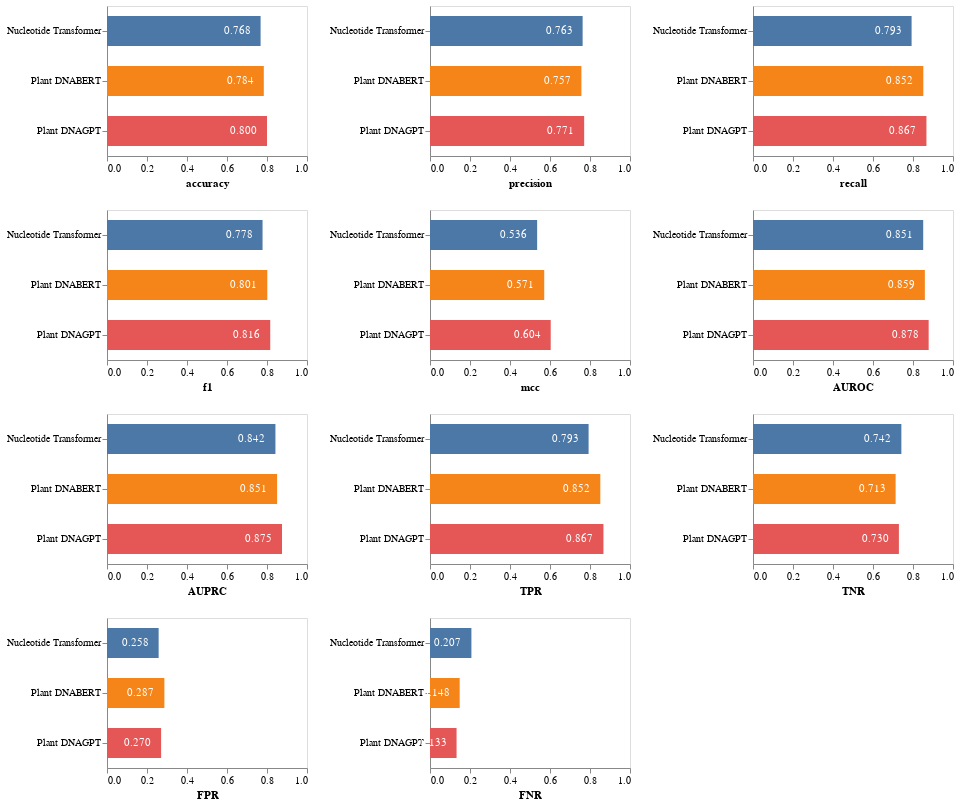

Write notebook code for a chart like this one.
### Code cell
# 在Notebook中展示图
pbar

### Figure 1 — Vega-Lite specification as saved in the notebook (floating-point values rounded to 4 significant figures)
{"config": {"view": {"continuousWidth": 300, "continuousHeight": 300}, "axis": {"grid": false}}, "vconcat": [{"hconcat": [{"layer": [{"mark": {"type": "bar", "size": 30}, "encoding": {"color": {"field": "models", "legend": null, "type": "nominal"}, "x": {"field": "accuracy", "scale": {"domain": [0.0, 1.0]}, "type": "quantitative"}, "y": {"field": "models", "title": null, "type": "nominal"}}}, {"mark": {"type": "text", "align": "right", "baseline": "middle", "color": "white", "dx": -10}, "encoding": {"text": {"field": "accuracy", "format": ".3f", "type": "quantitative"}, "x": {"field": "accuracy", "type": "quantitative"}, "y": {"field": "models", "title": null, "type": "nominal"}}}], "height": 150, "width": 200}, {"layer": [{"mark": {"type": "bar", "size": 30}, "encoding": {"color": {"field": "models", "legend": null, "type": "nominal"}, "x": {"field": "precision", "scale": {"domain": [0.0, 1.0]}, "type": "quantitative"}, "y": {"field": "models", "title": null, "type": "nominal"}}}, {"mark": {"type": "text", "align": "right", "baseline": "middle", "color": "white", "dx": -10}, "encoding": {"text": {"field": "precision", "format": ".3f", "type": "quantitative"}, "x": {"field": "precision", "type": "quantitative"}, "y": {"field": "models", "title": null, "type": "nominal"}}}], "height": 150, "width": 200}, {"layer": [{"mark": {"type": "bar", "size": 30}, "encoding": {"color": {"field": "models", "legend": null, "type": "nominal"}, "x": {"field": "recall", "scale": {"domain": [0.0, 1.0]}, "type": "quantitative"}, "y": {"field": "models", "title": null, "type": "nominal"}}}, {"mark": {"type": "text", "align": "right", "baseline": "middle", "color": "white", "dx": -10}, "encoding": {"text": {"field": "recall", "format": ".3f", "type": "quantitative"}, "x": {"field": "recall", "type": "quantitative"}, "y": {"field": "models", "title": null, "type": "nominal"}}}], "height": 150, "width": 200}]}, {"hconcat": [{"layer": [{"mark": {"type": "bar", "size": 30}, "encoding": {"color": {"field": "models", "legend": null, "type": "nominal"}, "x": {"field": "f1", "scale": {"domain": [0.0, 1.0]}, "type": "quantitative"}, "y": {"field": "models", "title": null, "type": "nominal"}}}, {"mark": {"type": "text", "align": "right", "baseline": "middle", "color": "white", "dx": -10}, "encoding": {"text": {"field": "f1", "format": ".3f", "type": "quantitative"}, "x": {"field": "f1", "type": "quantitative"}, "y": {"field": "models", "title": null, "type": "nominal"}}}], "height": 150, "width": 200}, {"layer": [{"mark": {"type": "bar", "size": 30}, "encoding": {"color": {"field": "models", "legend": null, "type": "nominal"}, "x": {"field": "mcc", "scale": {"domain": [0.0, 1.0]}, "type": "quantitative"}, "y": {"field": "models", "title": null, "type": "nominal"}}}, {"mark": {"type": "text", "align": "right", "baseline": "middle", "color": "white", "dx": -10}, "encoding": {"text": {"field": "mcc", "format": ".3f", "type": "quantitative"}, "x": {"field": "mcc", "type": "quantitative"}, "y": {"field": "models", "title": null, "type": "nominal"}}}], "height": 150, "width": 200}, {"layer": [{"mark": {"type": "bar", "size": 30}, "encoding": {"color": {"field": "models", "legend": null, "type": "nominal"}, "x": {"field": "AUROC", "scale": {"domain": [0.0, 1.0]}, "type": "quantitative"}, "y": {"field": "models", "title": null, "type": "nominal"}}}, {"mark": {"type": "text", "align": "right", "baseline": "middle", "color": "white", "dx": -10}, "encoding": {"text": {"field": "AUROC", "format": ".3f", "type": "quantitative"}, "x": {"field": "AUROC", "type": "quantitative"}, "y": {"field": "models", "title": null, "type": "nominal"}}}], "height": 150, "width": 200}]}, {"hconcat": [{"layer": [{"mark": {"type": "bar", "size": 30}, "encoding": {"color": {"field": "models", "legend": null, "type": "nominal"}, "x": {"field": "AUPRC", "scale": {"domain": [0.0, 1.0]}, "type": "quantitative"}, "y": {"field": "models", "title": null, "type": "nominal"}}}, {"mark": {"type": "text", "align": "right", "baseline": "middle", "color": "white", "dx": -10}, "encoding": {"text": {"field": "AUPRC", "format": ".3f", "type": "quantitative"}, "x": {"field": "AUPRC", "type": "quantitative"}, "y": {"field": "models", "title": null, "type": "nominal"}}}], "height": 150, "width": 200}, {"layer": [{"mark": {"type": "bar", "size": 30}, "encoding": {"color": {"field": "models", "legend": null, "type": "nominal"}, "x": {"field": "TPR", "scale": {"domain": [0.0, 1.0]}, "type": "quantitative"}, "y": {"field": "models", "title": null, "type": "nominal"}}}, {"mark": {"type": "text", "align": "right", "baseline": "middle", "color": "white", "dx": -10}, "encoding": {"text": {"field": "TPR", "format": ".3f", "type": "quantitative"}, "x": {"field": "TPR", "type": "quantitative"}, "y": {"field": "models", "title": null, "type": "nominal"}}}], "height": 150, "width": 200}, {"layer": [{"mark": {"type": "bar", "size": 30}, "encoding": {"color": {"field": "models", "legend": null, "type": "nominal"}, "x": {"field": "TNR", "scale": {"domain": [0.0, 1.0]}, "type": "quantitative"}, "y": {"field": "models", "title": null, "type": "nominal"}}}, {"mark": {"type": "text", "align": "right", "baseline": "middle", "color": "white", "dx": -10}, "encoding": {"text": {"field": "TNR", "format": ".3f", "type": "quantitative"}, "x": {"field": "TNR", "type": "quantitative"}, "y": {"field": "models", "title": null, "type": "nominal"}}}], "height": 150, "width": 200}]}, {"hconcat": [{"layer": [{"mark": {"type": "bar", "size": 30}, "encoding": {"color": {"field": "models", "legend": null, "type": "nominal"}, "x": {"field": "FPR", "scale": {"domain": [0.0, 1.0]}, "type": "quantitative"}, "y": {"field": "models", "title": null, "type": "nominal"}}}, {"mark": {"type": "text", "align": "right", "baseline": "middle", "color": "white", "dx": -10}, "encoding": {"text": {"field": "FPR", "format": ".3f", "type": "quantitative"}, "x": {"field": "FPR", "type": "quantitative"}, "y": {"field": "models", "title": null, "type": "nominal"}}}], "height": 150, "width": 200}, {"layer": [{"mark": {"type": "bar", "size": 30}, "encoding": {"color": {"field": "models", "legend": null, "type": "nominal"}, "x": {"field": "FNR", "scale": {"domain": [0.0, 1.0]}, "type": "quantitative"}, "y": {"field": "models", "title": null, "type": "nominal"}}}, {"mark": {"type": "text", "align": "right", "baseline": "middle", "color": "white", "dx": -10}, "encoding": {"text": {"field": "FNR", "format": ".3f", "type": "quantitative"}, "x": {"field": "FNR", "type": "quantitative"}, "y": {"field": "models", "title": null, "type": "nominal"}}}], "height": 150, "width": 200}]}], "data": {"name": "data-2dd22721d57254702e6cec847053be5a"}, "$schema": "https://vega.github.io/schema/vega-lite/v5.20.1.json", "datasets": {"data-2dd22721d57254702e6cec847053be5a": [{"models": "Plant DNABERT", "accuracy": 0.784, "precision": 0.7569, "recall": 0.8516, "f1": 0.8015, "mcc": 0.5712, "AUROC": 0.8593, "AUPRC": 0.8505, "TPR": 0.8516, "TNR": 0.7131, "FPR": 0.2869, "FNR": 0.1484}, {"models": "Plant DNAGPT", "accuracy": 0.8, "precision": 0.7708, "recall": 0.8672, "f1": 0.8162, "mcc": 0.6035, "AUROC": 0.8783, "AUPRC": 0.8751, "TPR": 0.8672, "TNR": 0.7295, "FPR": 0.2705, "FNR": 0.1328}, {"models": "Nucleotide Transformer", "accuracy": 0.768, "precision": 0.7632, "recall": 0.793, "f1": 0.7778, "mcc": 0.5357, "AUROC": 0.851, "AUPRC": 0.8422, "TPR": 0.793, "TNR": 0.7418, "FPR": 0.2582, "FNR": 0.207}]}}
